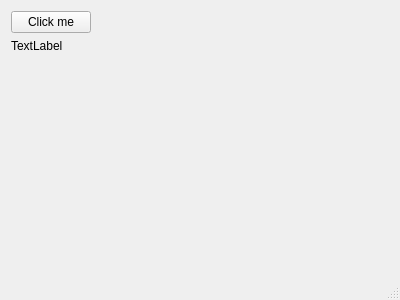
<?xml version="1.0" encoding="UTF-8"?>
<ui version="4.0">
 <class>MainWindow</class>
 <widget class="QMainWindow" name="MainWindow">
  <property name="geometry">
   <rect>
    <x>0</x>
    <y>0</y>
    <width>400</width>
    <height>300</height>
   </rect>
  </property>
  <property name="windowTitle">
   <string>MainWindow</string>
  </property>
  <widget class="QWidget" name="centralWidget">
   <layout class="QVBoxLayout" name="verticalLayout">
    <item alignment="Qt::AlignLeft">
     <widget class="QPushButton" name="pushButton">
      <property name="text">
       <string>Click me</string>
      </property>
     </widget>
    </item>
    <item alignment="Qt::AlignLeft|Qt::AlignTop">
     <widget class="QLabel" name="label">
      <property name="text">
       <string>TextLabel</string>
      </property>
     </widget>
    </item>
   </layout>
  </widget>
  <widget class="QMenuBar" name="menuBar">
   <property name="geometry">
    <rect>
     <x>0</x>
     <y>0</y>
     <width>400</width>
     <height>22</height>
    </rect>
   </property>
  </widget>
  <widget class="QStatusBar" name="statusBar"/>
 </widget>
 <layoutdefault spacing="6" margin="11"/>
 <resources/>
 <connections/>
</ui>
